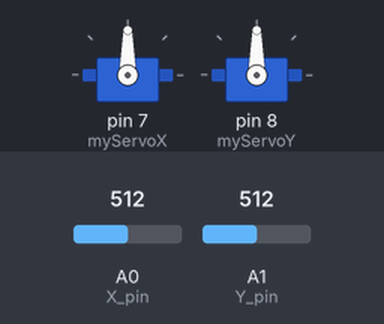
A sketch run on a simulated Arduino Uno, built with avr-gcc and run on an emulated ATmega328P. Shown: 2 × servo. The test bench sets the inputs (shaded band); at power-on: A0 (X_pin) = 512, A1 (Y_pin) = 512.

Above: at 1.2 s.
1.3 s: A0 (X_pin) set to 716
At 2.2 s:
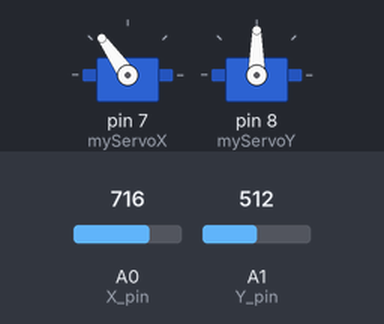
2.8 s: A1 (Y_pin) set to 716
At 3.3 s:
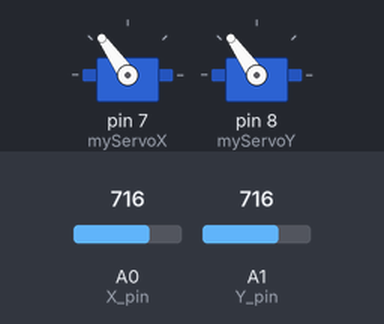
4.3 s: A0 (X_pin) set to 900
At 5.5 s:
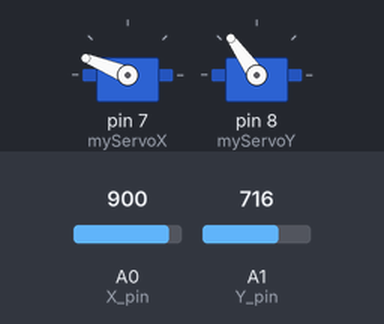
5.8 s: A1 (Y_pin) set to 900
At 6.8 s:
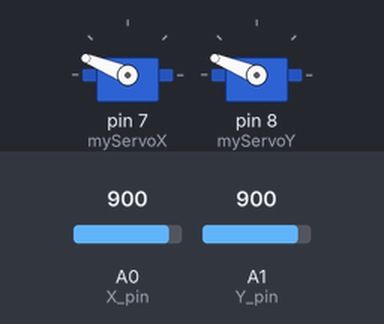
7.3 s: A0 (X_pin) set to 1023
At 8.0 s:
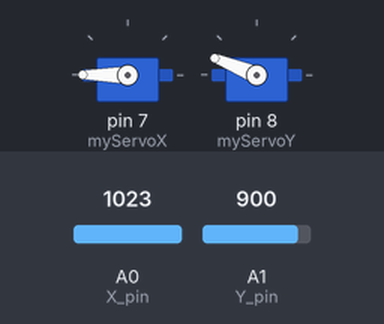
8.8 s: A1 (Y_pin) set to 1023
At 9.1 s:
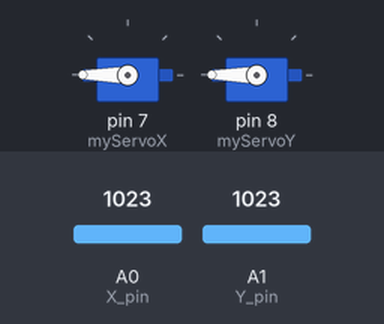
Timing chart, 0 to 11.3 s (numbered marks = the images above; inputs shaded):
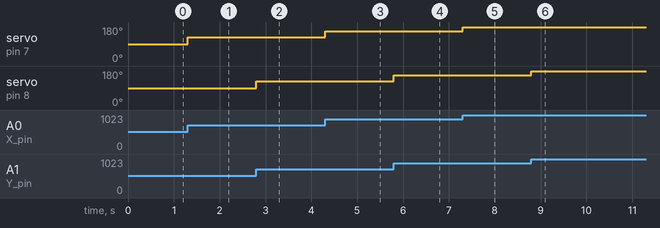

Measured:
- after the input at 1.3 s, servo on pin 7 (myServoX): 90° → 125° at once
- after the input at 2.8 s, servo on pin 8 (myServoY): 90° → 125° at once
- after the input at 4.3 s, servo on pin 7 (myServoX): 125° → 158° at once
- after the input at 5.8 s, servo on pin 8 (myServoY): 125° → 158° at once
- after the input at 7.3 s, servo on pin 7 (myServoX): 158° → 180° at once
- after the input at 8.8 s, servo on pin 8 (myServoY): 158° → 180° at once

The sketch:

servo_project.ino
```cpp
#include <Servo.h>
Servo myServoX;
Servo myServoY;

const int X_pin = A0; //x axis
const int Y_pin = A1; //y axis

int val; //used to read user input via analog stick

 void setup() {
  myServoX.attach(7); //x servo connect to 7
  myServoY.attach(8); //y servo connect to 7
}

void loop() {
  //reads and moves based on x axis
  val = analogRead(X_pin);
  val = map(val, 0, 1023, 0, 180);
  myServoX.write(val);

  //reads and moves based on y axis
  val = analogRead(Y_pin);
  val = map(val, 0, 1023, 0, 180);
  myServoY.write(val);
  delay(1);
}
```
